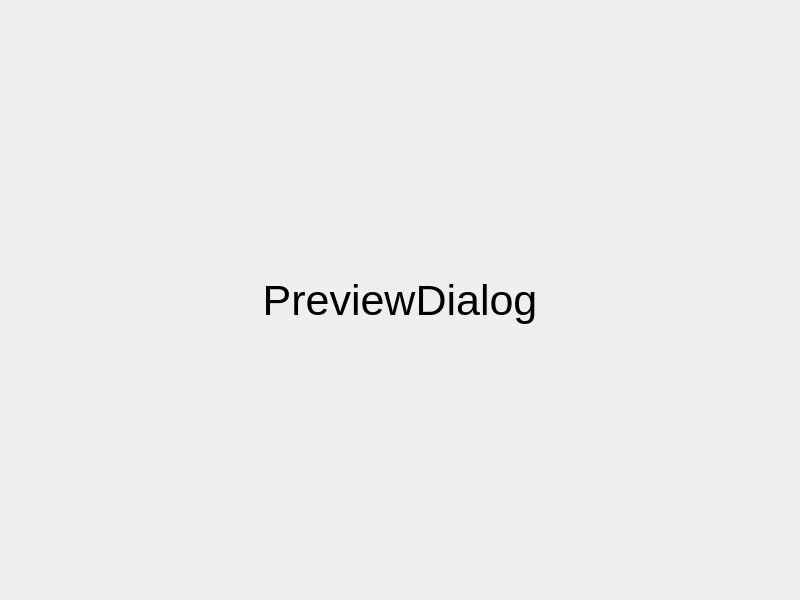
<?xml version="1.0" encoding="UTF-8"?>
<ui version="4.0">
 <class>PreviewDialog</class>
 <widget class="QDialog" name="PreviewDialog">
  <property name="geometry">
   <rect>
    <x>0</x>
    <y>0</y>
    <width>800</width>
    <height>600</height>
   </rect>
  </property>
  <property name="windowTitle">
   <string>Widget</string>
  </property>
  <layout class="QHBoxLayout" name="horizontalLayout">
   <item>
    <widget class="QLabel" name="label">
     <property name="font">
      <font>
       <pointsize>32</pointsize>
      </font>
     </property>
     <property name="text">
      <string>PreviewDialog</string>
     </property>
     <property name="alignment">
      <set>Qt::AlignCenter</set>
     </property>
    </widget>
   </item>
  </layout>
 </widget>
 <resources/>
 <connections/>
</ui>
